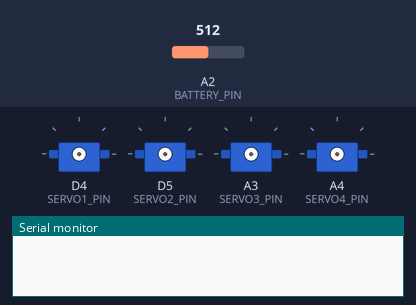
Bench run of a sketch on a simulated Arduino MKR. Shown: 4 × servo, the last lines printed to the serial monitor. Inputs (shaded band) come from the test bench; at power-on: A2 (BATTERY_PIN) = 512. WiFi joins after 1.5 s; servers stay silent unless stated; uploads are accepted with an empty reply.

Above: at 0.0 s.
At 7.8 s:
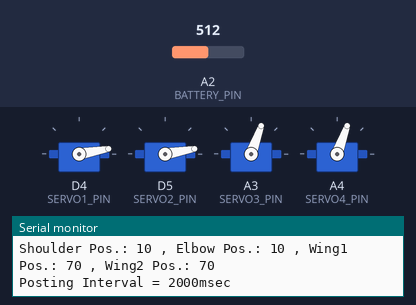
7.9 s: A2 (BATTERY_PIN) set to 374
9.4 s: A2 (BATTERY_PIN) set to 346
Timing chart, 0 to 12.4 s (numbered marks = the images above; inputs shaded):
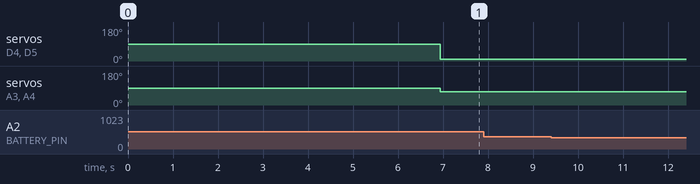

The sketch:

Chemico_san_shoulderL.ino
```cpp
//
//   ChemiCo-SAN Shoulder
//
//    written by febmarch@eeai.jp.
//           8 Aug. 2023
//
//    ChemiCo-SAN Shoulder R and L are moving arms for ChemiCo-SAN
//            with L298N motor driver.
//
#include <WiFiNINA.h>
#include <ArduinoJson.h>
#include <Stepper.h>
#include <Servo.h>
#include "arduino_secrets.h"
///////please enter your sensitive data in the Secret tab/arduino_secrets.h
char ssid[] = SECRET_SSID;        // your network SSID (name)
char pass[] = SECRET_PASS;    // your network password (use for WPA, or use as key for WEP)
char server[] = SERVER_ADR;// server address:

int status = WL_IDLE_STATUS;

// Initialize the WiFi client library
WiFiClient client;
uint16_t port = 5000; // for Flask
String uri = "/shoulderL";
const unsigned long INITIAL_posting_interval = 2000L;            // delay between updates, in milliseconds(2000 msec)
const unsigned long MINIMUM_posting_interval = 100L;             // minimum delay
unsigned long posting_interval = INITIAL_posting_interval;
// PIN assign

const uint8_t BATTERY_PIN = A2;           // Vout1 --- 10K ohm --- A4 --- 2K ohm --- GND
const float R1 = 10000.0;               //10K ohm
const float R2 = 2000.0;                //2k ohm
const float LOW_BATTERY_LIMIT = 7.0;    //2cell LiPo Battery

const uint8_t IN1 = 0;  // PWM
const uint8_t IN2 = 1;  // PWM
const uint8_t IN3 = 2;   // PWM
const uint8_t IN4 = 3;   // PWM
const uint8_t SERVO1_PIN = 4; // PWM
const uint8_t SERVO2_PIN = 5; // PWM
const uint8_t SERVO3_PIN = A3; // PWM
const uint8_t SERVO4_PIN = A4; // PWM

const int stepsPerRevolution = 200;  // change this to fit the number of steps per revolution
// for your motor
// initialize the stepper library on pins 8 through 11:
Stepper shoulderStepper(stepsPerRevolution, IN1, IN2, IN3, IN4);

//Variable to change the shoukder stepper speed and direction

const int max_pos = 200;
const int min_pos = 0;
const int max_speed = 240;
const int screw_pitch = 5;
uint8_t liftup_speed = 120;
// uint8_t liftdown_speed = 60;
uint16_t current_pos = min_pos;
// unsigned long keep_pos_time = 100L;

//Servo constant
Servo servo1; // Shoulder
Servo servo2; // Elbow
Servo servo3; //Wing1
Servo servo4; //Wing2
static uint8_t shoulder = 90;
static uint8_t last_shoulder = 90;
static uint8_t elbow = 90;
static uint8_t last_elbow = 90;
static uint8_t wing1 = 90;
static uint8_t last_wing1 = 90;
static uint8_t wing2 = 90;
static uint8_t last_wing2 = 90;
const uint8_t max_shoulder =170;
const uint8_t min_shoulder= 10;
const uint8_t max_elbow = 170;
const uint8_t min_elbow = 10;
const uint8_t max_wing1 =110;
const uint8_t min_wing1= 70;
const uint8_t max_wing2 = 110;
const uint8_t min_wing2 = 70;

void setup()
{
  //Serial port initialization
  Serial.begin(115200);
  //while (!Serial);
  delay(100);

  // attempt to connect to WiFi network:
  while (status != WL_CONNECTED) {
    Serial.print("Attempting to connect to SSID: ");
    Serial.println(ssid);
    // Connect to WPA/WPA2 network. Change this line if using open or WEP network:
    status = WiFi.begin(ssid, pass);

    // wait 5 seconds for connection:
    delay(5000);
  }
  // you're connected now, so print out the status:
  printWifiStatus();

  // set the speed at 120 rpm:
  shoulderStepper.setSpeed(liftup_speed);

  //Initialize Servo
  servo1.attach(SERVO1_PIN);
  servo2.attach(SERVO2_PIN);
  servo3.attach(SERVO3_PIN);
  servo4.attach(SERVO4_PIN);

  //Take the battery status
  float battery_voltage = (float)batteryCheck(IN1, IN2, BATTERY_PIN, R1, R2);
  Serial.print("Battery voltage: ");
  Serial.print(battery_voltage);
  Serial.println("V");

}


void loop() {

  //Take the battery status
  float battery_voltage = (float)batteryCheck(IN1, IN2, BATTERY_PIN, R1, R2);

  //Reset to the default values if the battery level is lower than LOW_BATTERY_LIMIT
  if (battery_voltage < LOW_BATTERY_LIMIT)
  {
    Serial.println(" ");
    Serial.println("WARNING: LOW BATTERY");
    Serial.println("ALL SYSTEMS DOWN");
    digitalWrite(IN1, LOW);
    digitalWrite(IN2, LOW);
    digitalWrite(IN3, LOW);
    digitalWrite(IN4, LOW);
    delay(100);
    while (battery_voltage < LOW_BATTERY_LIMIT)
    {
      battery_voltage = (float)batteryCheck(IN1, IN2, BATTERY_PIN, R1, R2);
      delay(100);
    }
  }
  else
  {
    battery_voltage = (float)batteryCheck(IN1, IN2, BATTERY_PIN, R1, R2);
    Serial.print("Battery voltage: ");
    Serial.print(battery_voltage);
    Serial.println("V");
    //Send the battery status and weights
    String pickup_json = "{\"battery_voltage\":" + String(battery_voltage) +
                         "}";
    String http_rsp = httpRequest(pickup_json);
    // Serial.println(http_rsp);
    StaticJsonDocument<1000> rsp_json;
    deserializeJson(rsp_json , getHttpResponseBody(http_rsp));
    unsigned long posting_interval_in = rsp_json["posting_interval"];
    if (posting_interval_in > MINIMUM_posting_interval) posting_interval = posting_interval_in;

  //Lift Up
    int next_pos = rsp_json["duty"];
    if (next_pos > max_pos) next_pos = max_pos;
    if (next_pos < min_pos) next_pos = min_pos;
    liftup_speed = rsp_json["slope"];
    if (liftup_speed > max_speed) liftup_speed = max_speed;
    int direction = rsp_json["direction"];
    Serial.print("Current Pos.: ");
    Serial.print(current_pos);
    Serial.print("mm Next Pos.: ");
    Serial.print(next_pos);
    Serial.print("mm , Lift Up Speed: ");
    Serial.print(liftup_speed);
    Serial.print("rpm , Direction: ");
    Serial.println(direction);

    int steps = stepsPerRevolution * (next_pos - current_pos) / screw_pitch;
    shoulderStepper.setSpeed(liftup_speed);
    shoulderStepper.step(- direction * steps);

    current_pos = next_pos;

    digitalWrite(IN1, LOW);
    digitalWrite(IN2, LOW);
    digitalWrite(IN3, LOW);
    digitalWrite(IN4, LOW);

// Moving Arm
    shoulder =  rsp_json["pos1"];
    if (shoulder < min_shoulder) shoulder = min_shoulder;
    if (shoulder > max_shoulder) shoulder = max_shoulder;
    elbow =  rsp_json["pos2"];
    if (elbow < min_elbow) elbow = min_elbow;
    if (elbow > max_elbow) elbow = max_elbow;
    wing1 =  rsp_json["pos3"];
    if (wing1 < min_wing1) wing1 = min_wing1;
    if (wing1> max_wing1) wing1= max_wing1;
    wing2 =  rsp_json["pos4"];
    if (wing2 < min_wing2) wing2 = min_wing2;
    if (wing2 > max_wing2) wing2 = max_wing2;
    Serial.print("Shoulder Pos.: ");
    Serial.print(shoulder);
    Serial.print(" , Elbow Pos.: ");
    Serial.print(elbow);
    Serial.print(" , Wing1 Pos.: ");
    Serial.print(wing1);
    Serial.print(" , Wing2 Pos.: ");
    Serial.println(wing2);

    if (last_shoulder != shoulder )
      {
        servo1.write(shoulder);
        last_shoulder = shoulder;
      }

    if (last_elbow != elbow )
      {
        servo2.write(elbow);
        last_elbow = elbow;
      }

    if (last_wing1 != wing1 )
      {
        servo3.write(wing1);
        last_wing1 = wing1;
      }

    if (last_wing2 != wing2 )
      {
        servo4.write(wing2);
        last_wing2 = wing2;
      }

    delay(100);
  }
  //wait
  Serial.print("Posting Interval = ");
  Serial.print(posting_interval);
  Serial.println("msec");
  delay(posting_interval);
}

String getHttpResponseBody(String http_rsp) {

  String body = "";
  int pos = 0;
  int http_rsp_end = http_rsp.length();
  bool block_end = false;

  // skip header
  block_end =false;
  while(pos < http_rsp_end && !block_end) {
    String separator = http_rsp.substring(pos,pos+4);
    if (separator == "\r\n\r\n") {
      pos += 3;
      block_end =true;
    }
    pos++;
  }
  // get Body
  body = http_rsp.substring(pos , http_rsp_end);
  return(body);
}

// this method makes a HTTP connection to the server:
String httpRequest(String postdata) {
  // close any connection before send a new request.
  // This will free the socket on the NINA module
  client.stop();

  String rspns = "";

  // if there's a successful connection:
  if (client.connect(server, port)) {
    Serial.println("connecting...");
    // send the HTTP POST request:
    client.print("POST http://");
    client.print(server);
    client.print(":");
    client.print(port);
    client.print(uri);
    client.println(" HTTP/1.1");
    client.print("Host: ");
    client.print(server);
    client.print(":");
    client.println(port);
    client.println("Content-type: application/json");
    client.println("User-Agent: ArduinoWiFi/1.1");
    client.println("Accept-Encoding: gzip, deflate");
    client.print("Content-Length: ");
    client.println(postdata.length());
    client.println("Connection: close");
    client.println();
    client.println(postdata);

    // an HTTP request ends with a blank line
    // boolean currentLineIsBlank = true;
    while (client.connected()) {
      if (client.available()) {
        char c = client.read();
        rspns.concat(String(c));
      }
    }
    return(rspns);
  } else {
    // if you couldn't make a connection:
    Serial.println("connection failed");
    status = WL_CONNECT_FAILED;
    // attempt to connect to WiFi network:
    for (int i=0; i<10; i++) {
      if(status == WL_CONNECTED) break;
      Serial.print("Attempting to connect to SSID: ");
      Serial.println(ssid);
      // Connect to WPA/WPA2 network. Change this line if using open or WEP network:
      status = WiFi.begin(ssid, pass);
      // wait 5 seconds for connection:
      delay(5000);
    }
    posting_interval = INITIAL_posting_interval;
    return(rspns);
  }
}

float batteryCheck(int in1, int in2,int bat_pin, float r1, float r2) {
  digitalWrite(in1, HIGH);  // BREAK
  digitalWrite(in2, HIGH);  // BREAK
  delay(10);
  float battery_voltage = (float)analogRead(bat_pin) / 1024.0 * 3.3 * (r1 + r2) / r2;
  digitalWrite(in1, LOW);  // OFF
  digitalWrite(in2, LOW);  // OFF
  // battery_voltage = 7.8; //dummy
  return (battery_voltage);
}

void printWifiStatus() {
  // print the SSID of the network you're attached to:
  Serial.print("SSID: ");
  Serial.println(WiFi.SSID());

  // print your board's IP address:
  IPAddress ip = WiFi.localIP();
  Serial.print("IP Address: ");
  Serial.println(ip);

  // print the received signal strength:
  long rssi = WiFi.RSSI();
  Serial.print("signal strength (RSSI):");
  Serial.print(rssi);
  Serial.println(" dBm");
}
```

arduino_secrets.h
```cpp
#define SECRET_SSID "********"
#define SECRET_PASS "********"
#define SERVER_ADR "********"
```
